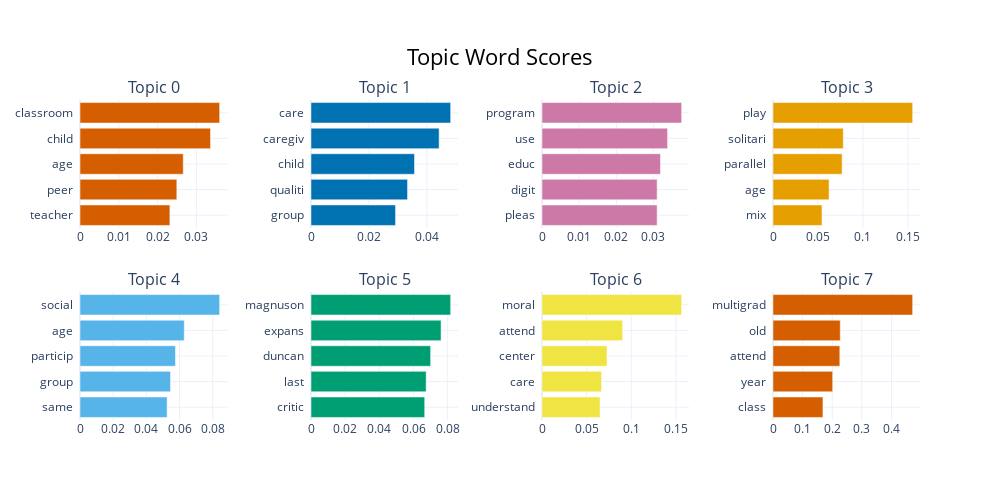

The code cell stored with this chart in its notebook:
### Markdown cell above
You can use the slider to select the topic which then lights up red. If you hover over a topic, then general information is given about the topic, including the size of the topic and its corresponding words.

We can also ask for a representation of the corresponding words for each topic:

### Code cell
topic_model.visualize_barchart()

### Figure 1 — Plotly figure (JSON) as saved in the notebook; plotly's stock layout.template omitted (floating-point values rounded to 4 significant figures)
{"data": [{"marker": {"color": "#D55E00"}, "orientation": "h", "type": "bar", "x": [0.02317, 0.02496, 0.02661, 0.03364, 0.036], "xaxis": "x", "y": ["teacher  ", "peer  ", "age  ", "child  ", "classroom  "], "yaxis": "y"}, {"marker": {"color": "#0072B2"}, "orientation": "h", "type": "bar", "x": [0.0292, 0.03334, 0.03574, 0.04424, 0.04823], "xaxis": "x2", "y": ["group  ", "qualiti  ", "child  ", "caregiv  ", "care  "], "yaxis": "y2"}, {"marker": {"color": "#CC79A7"}, "orientation": "h", "type": "bar", "x": [0.03098, 0.03098, 0.03189, 0.0338, 0.03758], "xaxis": "x3", "y": ["pleas  ", "digit  ", "educ  ", "use  ", "program  "], "yaxis": "y3"}, {"marker": {"color": "#E69F00"}, "orientation": "h", "type": "bar", "x": [0.05448, 0.06236, 0.07688, 0.07816, 0.1553], "xaxis": "x4", "y": ["mix  ", "age  ", "parallel  ", "solitari  ", "play  "], "yaxis": "y4"}, {"marker": {"color": "#56B4E9"}, "orientation": "h", "type": "bar", "x": [0.0525, 0.05454, 0.05754, 0.06283, 0.08415], "xaxis": "x5", "y": ["same  ", "group  ", "particip  ", "age  ", "social  "], "yaxis": "y5"}, {"marker": {"color": "#009E73"}, "orientation": "h", "type": "bar", "x": [0.06656, 0.06741, 0.07002, 0.07613, 0.08174], "xaxis": "x6", "y": ["critic  ", "last  ", "duncan  ", "expans  ", "magnuson  "], "yaxis": "y6"}, {"marker": {"color": "#F0E442"}, "orientation": "h", "type": "bar", "x": [0.06506, 0.06672, 0.07281, 0.09038, 0.1565], "xaxis": "x7", "y": ["understand  ", "care  ", "center  ", "attend  ", "moral  "], "yaxis": "y7"}, {"marker": {"color": "#D55E00"}, "orientation": "h", "type": "bar", "x": [0.1687, 0.2016, 0.2256, 0.2272, 0.4716], "xaxis": "x8", "y": ["class  ", "year  ", "attend  ", "old  ", "multigrad  "], "yaxis": "y8"}], "layout": {"annotations": [{"font": {"size": 16}, "showarrow": false, "text": "Topic 0", "x": 0.0875, "xanchor": "center", "xref": "paper", "y": 1, "yanchor": "bottom", "yref": "paper"}, {"font": {"size": 16}, "showarrow": false, "text": "Topic 1", "x": 0.3625, "xanchor": "center", "xref": "paper", "y": 1, "yanchor": "bottom", "yref": "paper"}, {"font": {"size": 16}, "showarrow": false, "text": "Topic 2", "x": 0.6375, "xanchor": "center", "xref": "paper", "y": 1, "yanchor": "bottom", "yref": "paper"}, {"font": {"size": 16}, "showarrow": false, "text": "Topic 3", "x": 0.9125, "xanchor": "center", "xref": "paper", "y": 1, "yanchor": "bottom", "yref": "paper"}, {"font": {"size": 16}, "showarrow": false, "text": "Topic 4", "x": 0.0875, "xanchor": "center", "xref": "paper", "y": 0.4, "yanchor": "bottom", "yref": "paper"}, {"font": {"size": 16}, "showarrow": false, "text": "Topic 5", "x": 0.3625, "xanchor": "center", "xref": "paper", "y": 0.4, "yanchor": "bottom", "yref": "paper"}, {"font": {"size": 16}, "showarrow": false, "text": "Topic 6", "x": 0.6375, "xanchor": "center", "xref": "paper", "y": 0.4, "yanchor": "bottom", "yref": "paper"}, {"font": {"size": 16}, "showarrow": false, "text": "Topic 7", "x": 0.9125, "xanchor": "center", "xref": "paper", "y": 0.4, "yanchor": "bottom", "yref": "paper"}], "height": 500, "hoverlabel": {"bgcolor": "white", "font": {"family": "Rockwell", "size": 16}}, "showlegend": false, "title": {"font": {"color": "Black", "size": 22}, "text": "Topic Word Scores", "x": 0.5, "xanchor": "center", "yanchor": "top"}, "width": 1000, "xaxis": {"anchor": "y", "domain": [0, 0.175], "showgrid": true}, "xaxis2": {"anchor": "y2", "domain": [0.275, 0.45], "showgrid": true}, "xaxis3": {"anchor": "y3", "domain": [0.55, 0.725], "showgrid": true}, "xaxis4": {"anchor": "y4", "domain": [0.825, 1], "showgrid": true}, "xaxis5": {"anchor": "y5", "domain": [0, 0.175], "showgrid": true}, "xaxis6": {"anchor": "y6", "domain": [0.275, 0.45], "showgrid": true}, "xaxis7": {"anchor": "y7", "domain": [0.55, 0.725], "showgrid": true}, "xaxis8": {"anchor": "y8", "domain": [0.825, 1], "showgrid": true}, "yaxis": {"anchor": "x", "domain": [0.6, 1], "showgrid": true}, "yaxis2": {"anchor": "x2", "domain": [0.6, 1], "showgrid": true}, "yaxis3": {"anchor": "x3", "domain": [0.6, 1], "showgrid": true}, "yaxis4": {"anchor": "x4", "domain": [0.6, 1], "showgrid": true}, "yaxis5": {"anchor": "x5", "domain": [0, 0.4], "showgrid": true}, "yaxis6": {"anchor": "x6", "domain": [0, 0.4], "showgrid": true}, "yaxis7": {"anchor": "x7", "domain": [0, 0.4], "showgrid": true}, "yaxis8": {"anchor": "x8", "domain": [0, 0.4], "showgrid": true}}}
